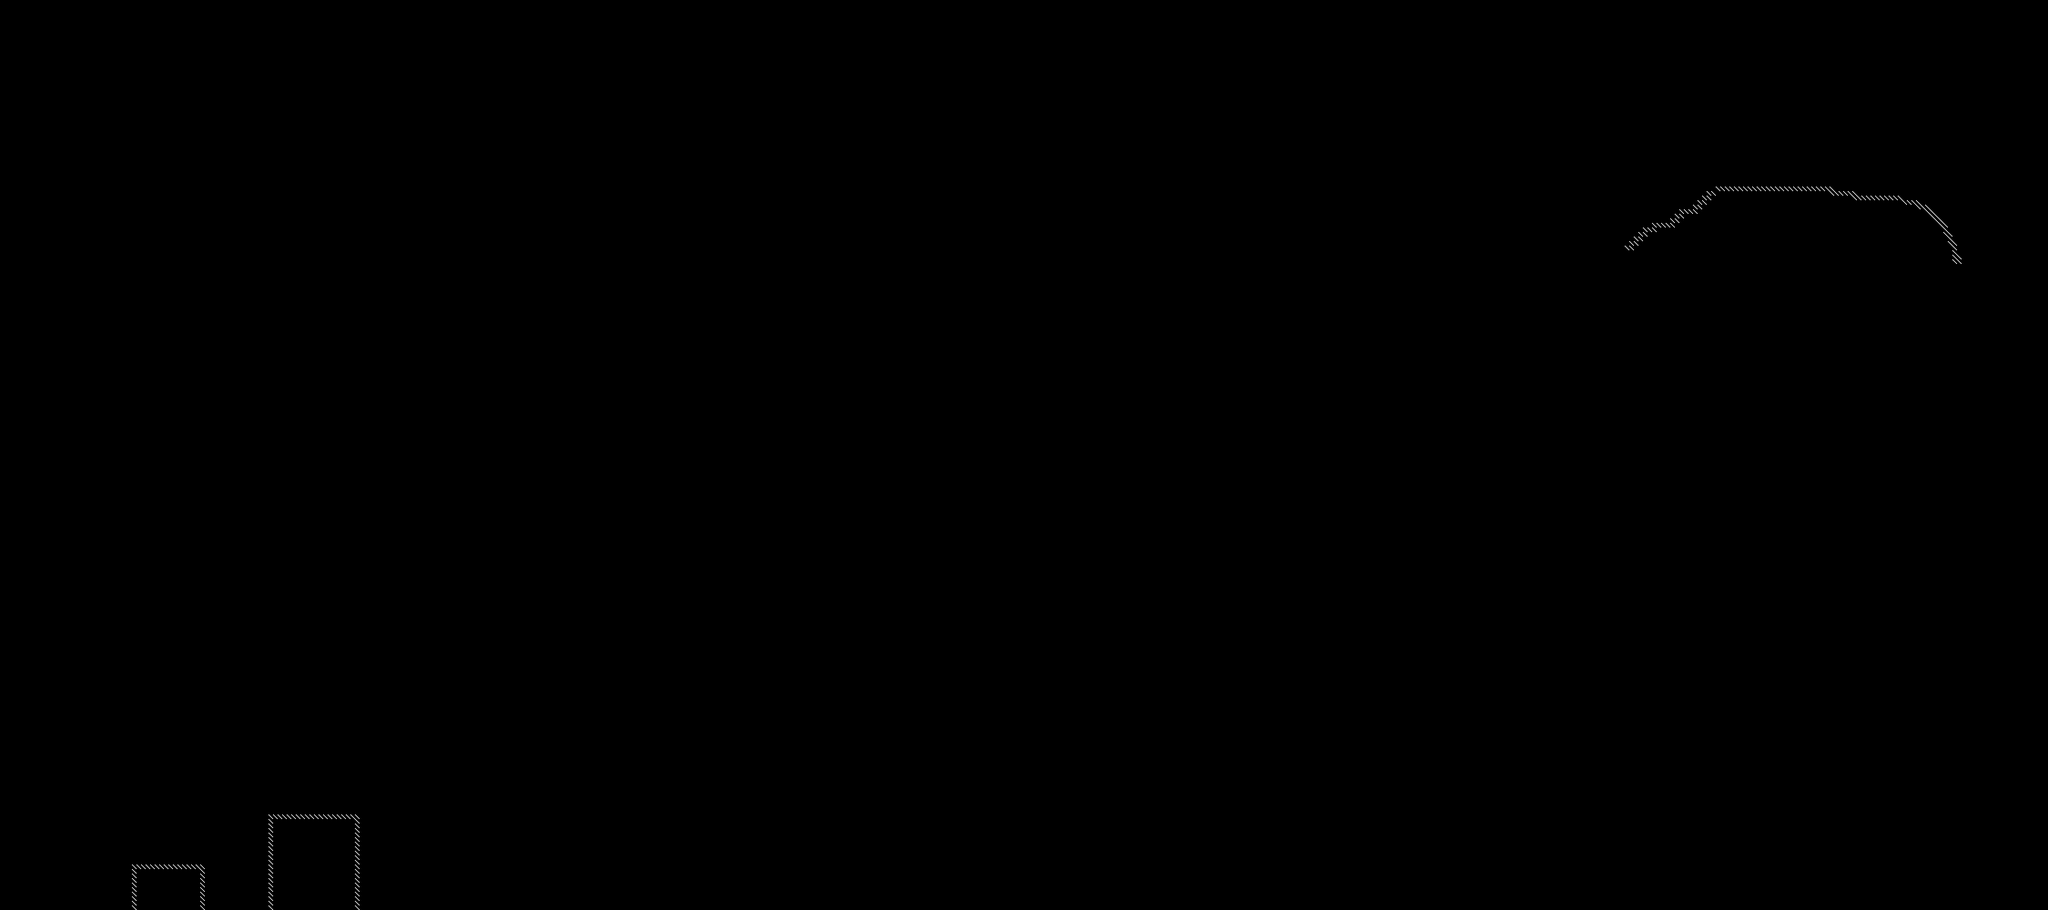

A 2D game scene composited from a Tiled map and its tileset images. What follows is a short description and the map's XML, with each tile layer's data collapsed to a summary:
An orthogonal 450x200 tile map with 10x10 px tiles, 1 tile layer (Tile Layer 1), 3 tilesets.

<map version="1.0" orientation="orthogonal" renderorder="right-down" width="450" height="200" tilewidth="10" tileheight="10" nextobjectid="14">
 <tileset firstgid="1" name="debug10x10" tilewidth="10" tileheight="10" tilecount="1" columns="1">
  <image source="../assets/graphics/debug/tile10x10.gif" width="10" height="10" />
 </tileset>
 <tileset firstgid="2" name="box" tilewidth="40" tileheight="40" tilecount="0" columns="0">
  <image source="../assets/graphics/debug/tile10x10.gif" width="10" height="10" />
 </tileset>
 <tileset firstgid="2" name="debug_door" tilewidth="50" tileheight="80" tilecount="6" columns="6">
  <image source="../assets/graphics/debug/door.gif" width="300" height="80" />
 </tileset>
 <layer name="Tile Layer 1" width="450" height="200">
  <data>[90000 cells, 196 non-empty, 1 distinct tile ids]</data>
 </layer>
 <objectgroup name="Object Layer Boxes" />
 <objectgroup name="Object Layer Door" />
</map>
